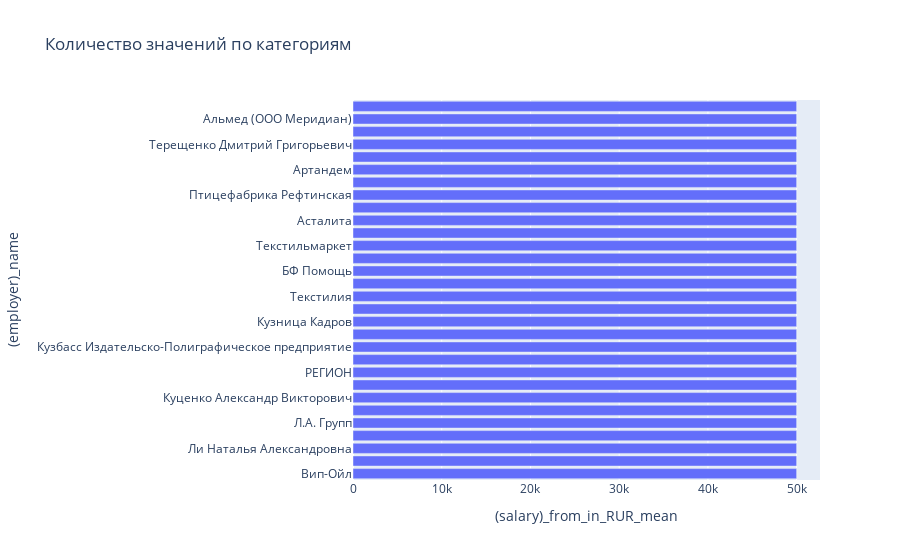

The code cell stored with this chart in its notebook:
### Code cell
fig = px.bar(grouped_data, y='(employer)_name', x='(salary)_from_in_RUR_mean', title='Количество значений по категориям', orientation = 'h')

# Отображение диаграммы
fig.show()

### Figure 1 — Plotly figure (JSON) as saved in the notebook; plotly's stock layout.template omitted (floating-point values rounded to 4 significant figures)
{"data": [{"alignmentgroup": "True", "hovertemplate": "(salary)_from_in_RUR_mean=%{x}<br>(employer)_name=%{y}<extra></extra>", "legendgroup": "", "marker": {"color": "#636efa", "pattern": {"shape": ""}}, "name": "", "offsetgroup": "", "orientation": "h", "showlegend": false, "textposition": "auto", "type": "bar", "x": [50000, 50000, 50000, 50000, 50000, 50000, 50000, 50000, 50000, 50000, 50000, 50000, 50000, 50000, 50000, 50000, 50000, 50000, 50000, 50000, 50000, 50000, 50000, 50000, 50000, 50000, 50000, 50000, 50000, 50000], "xaxis": "x", "y": ["Вип-Ойл", "Алькон", "Ли Наталья Александровна", "ТехноСтрой", "Л.А. Групп", "Терра Композит", "Куценко Александр Викторович", "Талисман, Лингвистический центр", "РЕГИОН", "БМТ ГРУПП", "Кузбасс Издательско-Полиграфическое предприятие", "БЕСТ-Новострой", "Кузница Кадров", "РА ПОКАЗ", "Текстилия", "Аудит А, аудиторская фирма", "БФ Помощь", "Культурное пространство Дача Шаляпина", "Текстильмаркет", "Курганский мясокомбинат", "Асталита", "Темполайн Логистика", "Птицефабрика Рефтинская", "Архитектурно-Строительная Компания Юнит", "Артандем", "Кухня", "Терещенко Дмитрий Григорьевич", "Астроникс", "Альмед (ООО Меридиан)", "Левина Дарья Владимировна"], "yaxis": "y"}], "layout": {"barmode": "relative", "legend": {"tracegroupgap": 0}, "title": {"text": "Количество значений по категориям"}, "xaxis": {"anchor": "y", "domain": [0, 1], "title": {"text": "(salary)_from_in_RUR_mean"}}, "yaxis": {"anchor": "x", "domain": [0, 1], "title": {"text": "(employer)_name"}}}}
